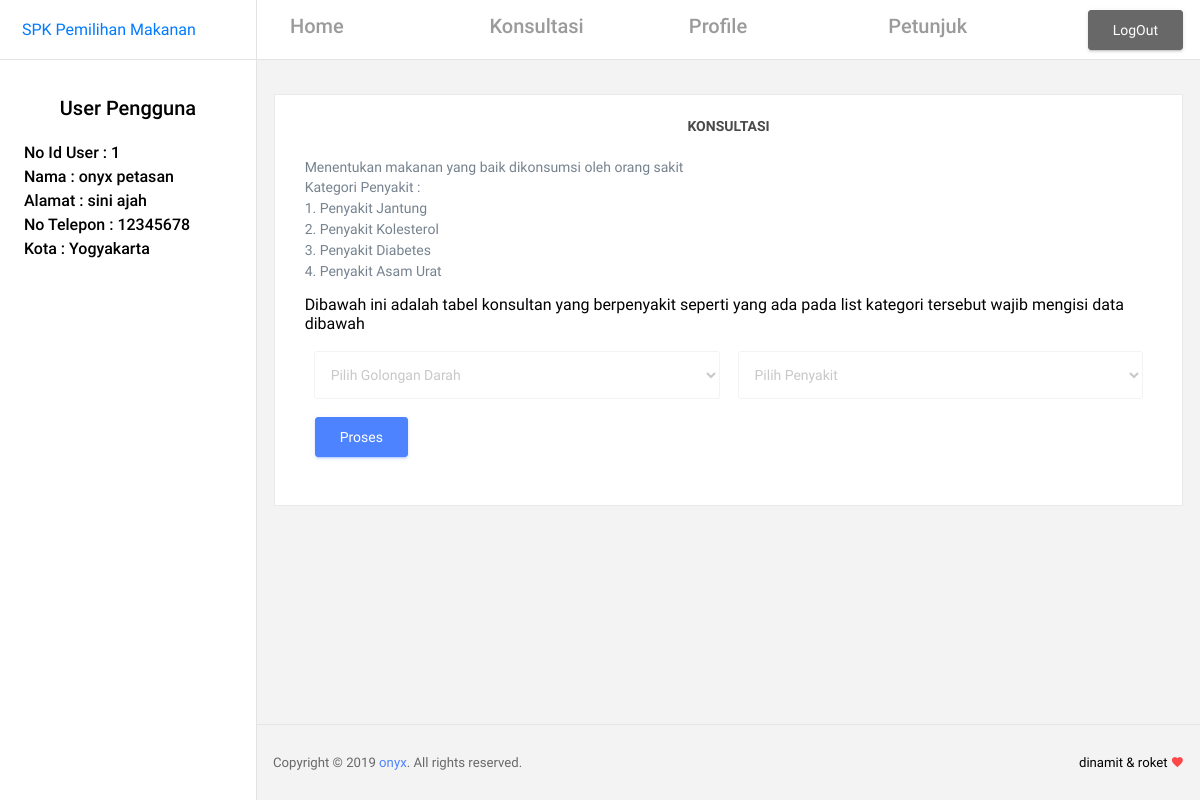
The app's page /user/home2.php?page=konsultasi (signed in) with its own data.
### tables this page shows
CREATE TABLE `tb_pengguna` (
  `id` int(11) NOT NULL AUTO_INCREMENT,
  `username` varchar(30) NOT NULL,
  `password` varchar(50) NOT NULL,
  `nama` varchar(32) NOT NULL,
  `level` varchar(10) NOT NULL,
  PRIMARY KEY (`id`)
);

CREATE TABLE `tb_user` (
  `id_user` int(11) NOT NULL AUTO_INCREMENT,
  `username` varchar(50) DEFAULT NULL,
  `password` varchar(50) DEFAULT NULL,
  `nama` varchar(50) DEFAULT NULL,
  `alamat` text,
  `no_hp` varchar(15) DEFAULT NULL,
  `daerah` varchar(50) DEFAULT NULL,
  `level` varchar(15) DEFAULT NULL,
  PRIMARY KEY (`id_user`)
);

### user/form/content/konsultasi.php (the view, shortened to what this page needs)
 <div class="main-panel">
  <div class="content-wrapper">
    <div class="row">
      <div class="col-12 grid-margin stretch-card">
        <div class="card">
          <div class="card-body">
            <center><h4 class="card-title">Konsultasi</h4></center>
            <p class="card-description">
             Menentukan makanan yang baik dikonsumsi oleh orang sakit<br>
             Kategori Penyakit :<br>
             1. Penyakit Jantung<br>
             2. Penyakit Kolesterol<br>
             3. Penyakit Diabetes<br>
             4. Penyakit Asam Urat<br>
           </p>
           Dibawah ini adalah tabel konsultan yang berpenyakit seperti yang ada pada list kategori tersebut wajib mengisi data dibawah
           <br><br>
           <form action="home2.php?page=hasil" method="POST" class="form-horizontal">
            <div class="col-md-12">
              <div class="row">
                <div class="col-md-6">
                  <select name="kode_1" class="form-control kode_1">
                    <option>Pilih Golongan Darah</option>
                  </select>
                </div>
                <div class="col-md-6">
                  <select name="kode_2" class="form-control kode_2">
                    <option>Pilih Penyakit</option>
                  </select>
                </div>
              </div>
            </div>
            <br>
            <div class="col-md-12">
                <div class="form-group">
                  <input name="submit" type="submit" class="btn btn-primary mr-2" value="Proses">
                </div>
              </div>
          </form>
        </div>
      </div>
    </div>
  </div>
</div>

### user/form/pages/sidebar2.php
<div class="container-fluid page-body-wrapper">
  <nav class="sidebar sidebar-offcanvas" id="sidebar">
    <br><br>
      <center><h4>User Pengguna</h4></center><br>
      <h5>&nbsp;&nbsp;&nbsp;&nbsp;&nbsp;&nbsp;No Id User : <?php echo $data['id_user']?></h5>
      <h5>&nbsp;&nbsp;&nbsp;&nbsp;&nbsp;&nbsp;Nama : <?php echo $data['nama']?></h5>
      <h5>&nbsp;&nbsp;&nbsp;&nbsp;&nbsp;&nbsp;Alamat : <?php echo $data['alamat']?></h5>
      <h5>&nbsp;&nbsp;&nbsp;&nbsp;&nbsp;&nbsp;No Telepon : <?php echo $data['no_hp']?></h5>
      <h5>&nbsp;&nbsp;&nbsp;&nbsp;&nbsp;&nbsp;Kota : <?php echo $data['daerah']?></h5>
  </nav>

### records on screen
tb_pengguna: tb_user.id_user "1", tb_user.nama "onyx petasan", tb_user.alamat "sini ajah", tb_user.no_hp "12345678", tb_user.daerah "Yogyakarta"
